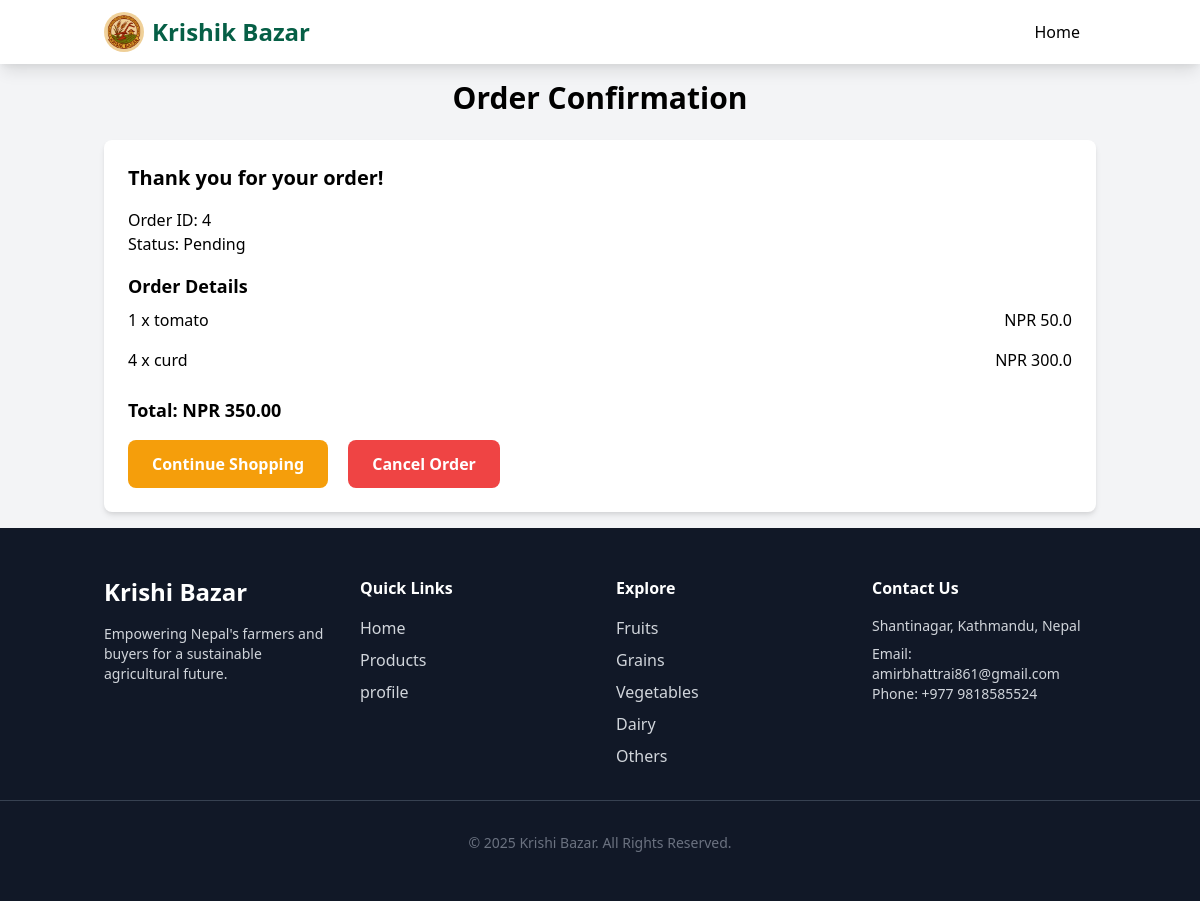
Page /payment/order-confirmation/4/ (signed in) on the committed database.
### payment/models.py (models this page shows, shortened)
class Order(models.Model):
    STATUS_CHOICES = (
        ('cart', 'Cart'),
        ('pending', 'Pending'),
        ('completed', 'Completed'),
        ('cancelled', 'Cancelled'),
    )
    user = models.ForeignKey(settings.AUTH_USER_MODEL, on_delete=models.CASCADE)
    status = models.CharField(max_length=20, choices=STATUS_CHOICES, default='cart')
    created_at = models.DateTimeField(auto_now_add=True)
    updated_at = models.DateTimeField(auto_now=True)
    total_price = models.DecimalField(max_digits=10, decimal_places=2, default=0.00)

class OrderItem(models.Model):
    order = models.ForeignKey(Order, on_delete=models.CASCADE, related_name='items')
    product = models.ForeignKey(Product, on_delete=models.CASCADE)
    quantity = models.PositiveIntegerField()
    price = models.DecimalField(max_digits=10, decimal_places=2)  # Price at the time of order

### products/models.py (models this page shows, shortened)
class Product(models.Model):
    CATEGORIES = (
        ('vegetable', 'Vegetable'),
        ('fruit', 'Fruit'),
        ('seed', 'Seed'),
        ('dairy', 'Dairy'),
        ('other', 'Other'),
    )
    user = models.ForeignKey(User, on_delete=models.CASCADE)
    name = models.CharField(max_length=255)
    description = models.TextField()
    price = models.DecimalField(max_digits=10, decimal_places=2)
    stock = models.IntegerField(default=0)
    category = models.CharField(max_length=50, choices=CATEGORIES)
    image = models.ImageField(upload_to='product_images/')
    created_at = models.DateTimeField(auto_now_add=True)
    updated_at = models.DateTimeField(auto_now=True)

### payment/views.py (the view)
# urls.py: path('order-confirmation/<int:order_id>/', views.order_confirmation, name='order_confirmation'),
@login_required(login_url='login')
def order_confirmation(request, order_id):
    order = get_object_or_404(Order, id=order_id, user=request.user)
    context = {'order': order}
    return render(request, 'payment/order_confirmation.html', context)

### payment/templatetags/cart_filters.py (called while the page is built)
@register.filter
def multiply(value, arg):
    try:
        return float(value) * float(arg)
    except (ValueError, TypeError):
        return ''

### templates/payment/order_confirmation.html (shortened to what this page needs)
<!DOCTYPE html>
<html lang="en">
<head>
    <link href="https://cdn.jsdelivr.net/npm/tailwindcss@2.2.19/dist/tailwind.min.css" rel="stylesheet">
</head>
<body class="bg-gray-100 font-sans">
     {% load static %}
    <nav class="bg-white shadow-lg sticky top-0 z-50">
        <div class="container mx-auto px-4 py-3 flex justify-between items-center">
            <a href="{% url 'home' %}" class="text-2xl font-bold flex items-center text-green-800">
                <img src="{% static "krisik.png" %}" alt="Krishi Bazar Logo" class="h-10 w-10 mr-2 rounded-full">
                <span class="hidden sm:inline font-roboto-slab">Krishik Bazar</span>
            </a>
            <div class="hidden lg:flex space-x-1 items-center">
                <a href="{% url 'home' %}" class="nav-link px-4 py-2 hover:text-green-700 transition font-medium active">Home</a>
        </nav>
    <div class="container mx-auto p-4">
        <h1 class="text-3xl font-bold mb-6 text-center">Order Confirmation</h1>
        <div class="bg-white shadow-md rounded-lg p-6">
            <h2 class="text-xl font-semibold mb-4">Thank you for your order!</h2>
            <p>Order ID: {{ order.id }}</p>
            <p>Status: {{ order.get_status_display }}</p>
            <h3 class="text-lg font-semibold mt-4">Order Details</h3>
            {% load cart_filters %}
            {% for item in order.items.all %}
                <div class="flex justify-between py-2">
                    <span>{{ item.quantity }} x {{ item.product.name }}</span>
                    <span>NPR {{ item.quantity|floatformat:2|multiply:item.price }}</span>
                </div>
            {% endfor %}
            <p class="text-lg font-bold mt-4">Total: NPR {{ order.total_price|floatformat:2 }}</p>
            <div class="mt-4 space-x-4">
                <a href="{% url 'view_products' %}" class="inline-block bg-yellow-500 text-white font-bold py-3 px-6 rounded-lg hover:bg-yellow-600">Continue Shopping</a>
                {% if order.status == 'pending' %}
                    <form method="post" action="{% url 'payment:cancel_order' order.id %}" class="inline-block">
                        <button type="submit" class="bg-red-500 text-white font-bold py-3 px-6 rounded-lg hover:bg-red-600" onclick="return confirm('Are you sure you want to cancel this order?')">Cancel Order</button>
                    </form>
                {% endif %}
            </div>
        </div>
    </div>
    <footer class="bg-gray-900 text-gray-300 py-12">
            <div class="container mx-auto px-4 grid grid-cols-1 md:grid-cols-4 gap-8">
                <div>
                    <h3 class="text-2xl font-bold text-white mb-4 font-roboto-slab">Krishi Bazar</h3>
                    <p class="text-sm">Empowering Nepal's farmers and buyers for a sustainable agricultural future.</p>
                </div>
                <div>
                    <h4 class="font-bold text-white mb-4">Quick Links</h4>
                    <ul class="space-y-2">
                        <li><a href="{% url 'home' %}" class="hover:text-white transition">Home</a></li>
                        <li><a href="{% url 'products' %}" class="hover:text-white transition">Products</a></li>
                {% if user.is_authenticated %}
                    <li><a href="{% url 'profile' %}" class="hover:text-white transition">profile</a></li>
                {% endif %}
                    </ul>
                </div>
                <div>
                    <h4 class="font-bold text-white mb-4">Explore</h4>
                    <ul class="space-y-2">
                        <li><a href="{% url 'products' %}" class="hover:text-white transition">Fruits</a></li>
                        <li><a href="{% url 'products' %}" class="hover:text-white transition">Grains</a></li>
                        <li><a href="{% url 'products' %}" class="hover:text-white transition">Vegetables</a></li>
                        <li><a href="{% url 'products' %}" class="hover:text-white transition">Dairy</a></li>
                        <li><a href="{% url 'products' %}" class="hover:text-white transition">Others</a></li>
                    </ul>
                </div>
                <div>
                    <h4 class="font-bold text-white mb-4">Contact Us</h4>
                    <p class="text-sm">Shantinagar, Kathmandu, Nepal</p>
                    <p class="text-sm mt-2">Email: amirbhattrai861@gmail.com</p>
                    <p class="text-sm">Phone: +977 9818585524</p>
                </div>
            </div>
            <div class="border-t border-gray-700 mt-8 pt-8 text-center text-sm text-gray-500">
                &copy; 2025 Krishi Bazar. All Rights Reserved.
            </div>
        </footer>
</body>
</html>

### rows in the picture
Order: id "4", status "Pending", total_price "350.00"
OrderItem: quantity "1", product.name "tomato", quantity|multiply "50.0"
OrderItem: quantity "4", product.name "curd", quantity|multiply "300.0"
